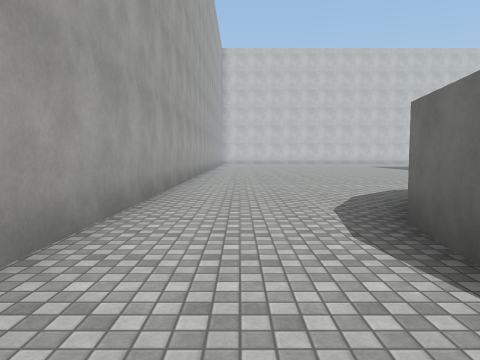
View 1 (above)

24 first-person views from a walk through a Unity game level. The camera is 1.4 m above the floor, tilts 4° down and sees 70° across. The floor is counted in squares, 2 m on a side. Each view is taken from the middle of a square. On the plan, view 1 faces up. The plan holds only what a view shows up to about 11 squares ahead; the rest is blank. The place goes on beyond the plan. Surface patterns are stand-ins for the level's own textures.

View 2
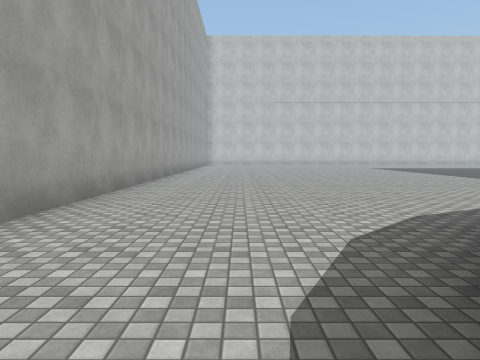

View 3
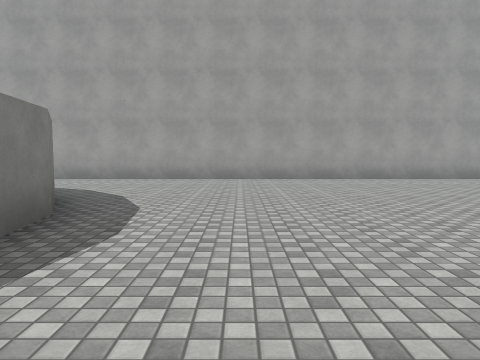

View 4
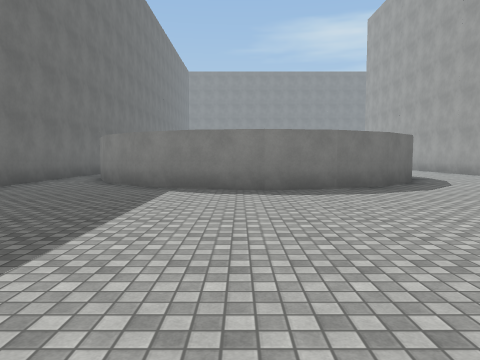

View 5
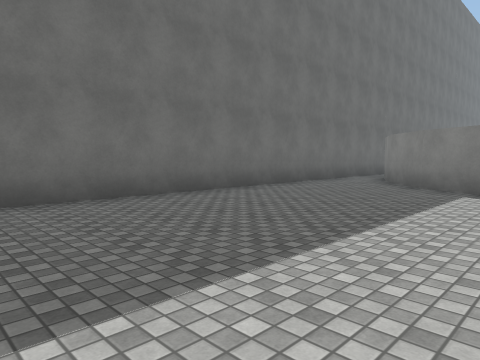

View 6
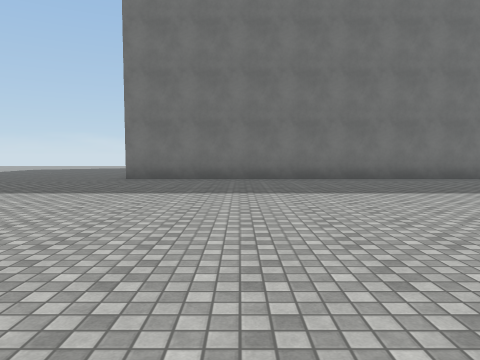

View 7
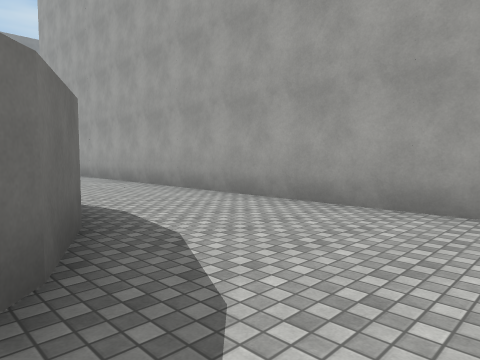

View 8
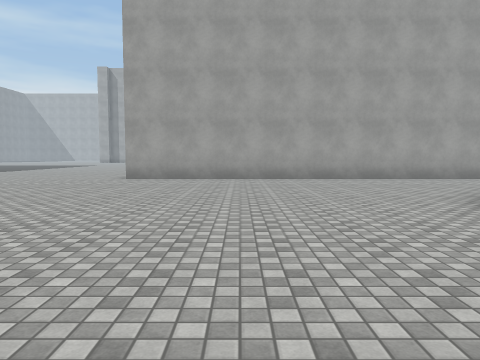

View 9
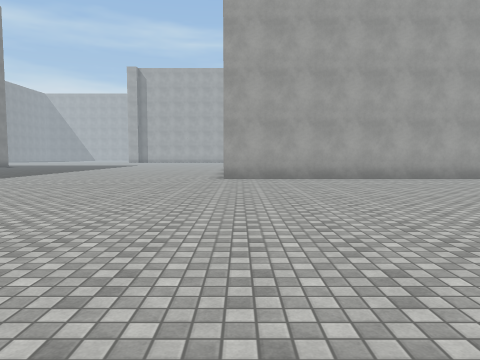

View 10
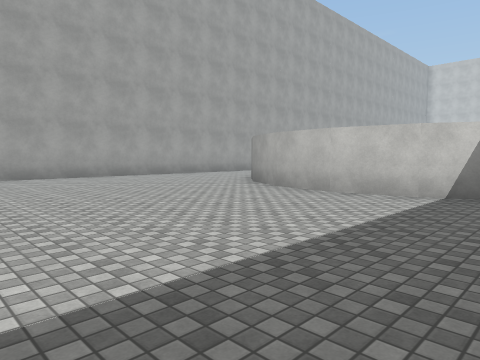

View 11
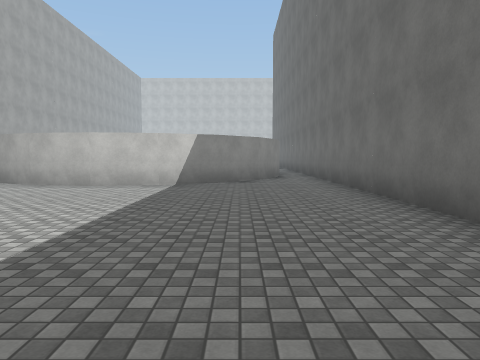

View 12
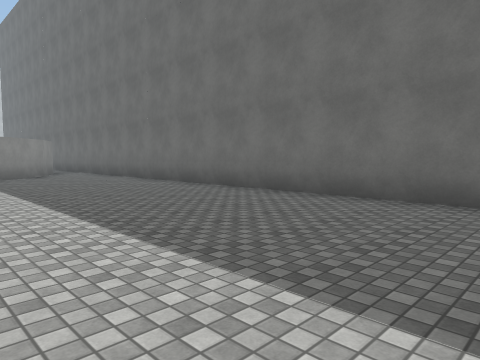

View 13
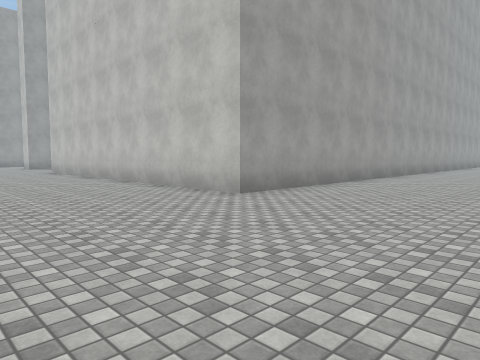

View 14
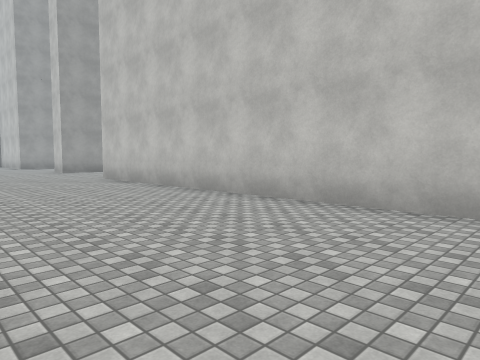

View 15
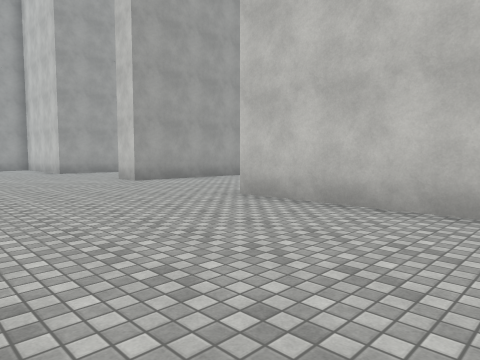

View 16
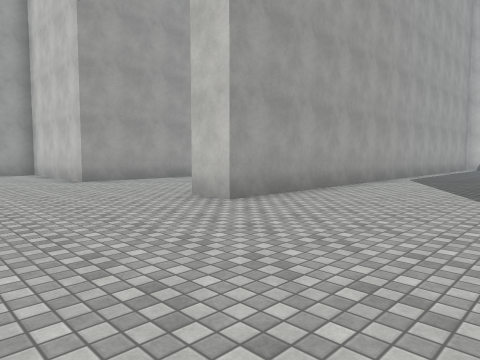

View 17
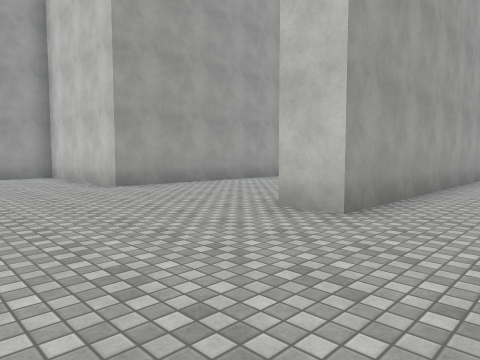

View 18
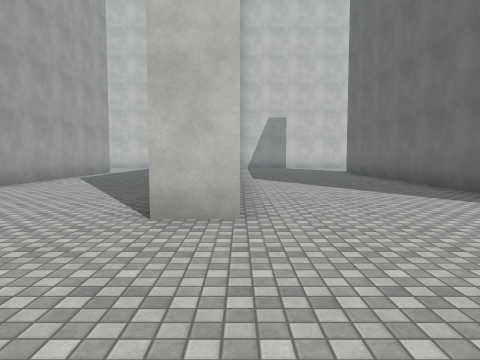

View 19
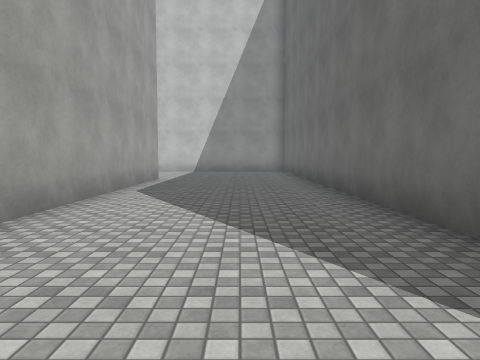

View 20
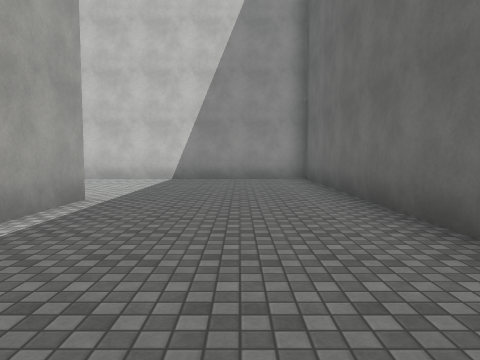

View 21
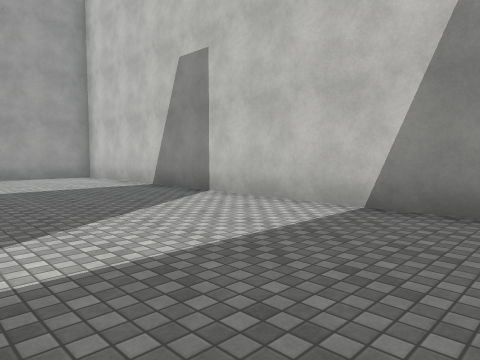

View 22
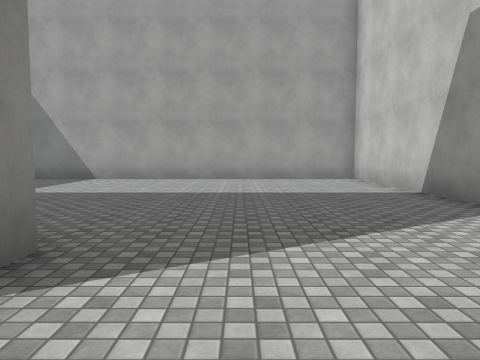

View 23
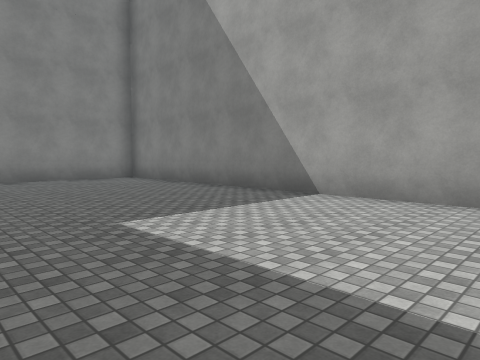

View 24
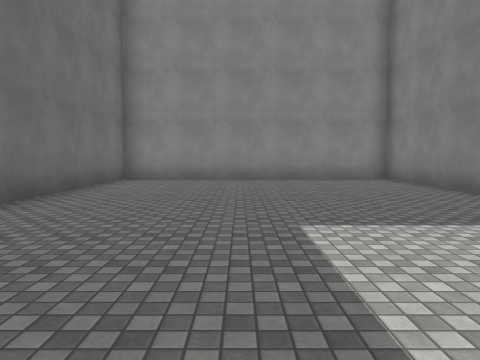

### Floor plan
Points are (right, up) in squares from view 1. A wall is a line through its corners. A room is listed if a view was taken in it or the views show most of it. See-through windows are left out.
Room 1 (views 1, 2, 3, 4, 5, 6, 7)
walls: (1.5, 2.1) (1.7, 3.6) (2.5, 4.9) (3.6, 6.1) (5, 6.8) (6.5, 7) (8, 6.8) (9.4, 6) (10.5, 4.9) (11.3, 3.5); (-1.5, 14.5) (-1.5, -1.5); (12.5, 2.9) (12.5, 14.5)
ways out: opening at (0, -0.7) to room 2; opening at (12, 0) to room 2
Room 2 (views 8, 9, 10, 11, 12, 13, 14, 15, 16, 17, 18, 19, 20, 21, 22, 23, 24)
walls: (-12.5, -6.6) (-12.5, -2); (-17, -1.4) (-17, -9.2) (-18, -9.2); (-18, -6.2) (-18, 6.5) (-31.5, 6.5) (-31.5, -8.5) (-23.5, -8.5) (-23.5, -2.9); (-1.5, -1.5) (-1.5, -9.5) (-12.5, -9.5); (-22.5, 1.5) (-22.5, -9.5) (-27, -9.5) (-27, -11); (-23.5, 1.5) (-23, 1.5); (11.1, 0.1) (10.6, -0.9) (9.5, -2) (8.1, -2.8) (6.5, -3) (5, -2.8) (3.6, -2) (3, -1.4); (12.5, -13.1) (12.5, 0)
ways out: opening at (0, -0.7) to room 1; opening at (12, 0) to room 1

Where each view was taken, in squares from view 1:
view 1: 0 up, 0 right, facing up
view 2: 3 up, 1 right, facing up
view 3: 9 up, 9 right, facing left
view 4: 14 up, 7 right, facing down
view 5: 14 up, 7 right, facing down-right
view 6: 12 up, 2 right, facing right
view 7: 7 up, 3 right, facing down-left
view 8: 6 down, 9 right, facing left
view 9: 9 down, 9 right, facing left
view 10: 9 down, 10 right, facing up-left
view 11: 11 down, 10 right, facing up
view 12: 14 down, 7 right, facing up-right
view 13: 14 down, 3 right, facing up-left
view 14: 14 down, 2 left, facing up-left
view 15: 14 down, 8 left, facing up-left
view 16: 13 down, 13 left, facing up-left
view 17: 13 down, 15 left, facing up-left
view 18: 13 down, 17 left, facing up
view 19: 9 down, 20 left, facing up
view 20: 4 down, 20 left, facing up
view 21: 2 up, 20 left, facing up-left
view 22: 3 up, 21 left, facing left
view 23: 2 up, 26 left, facing down-left
view 24: 2 up, 27 left, facing down
